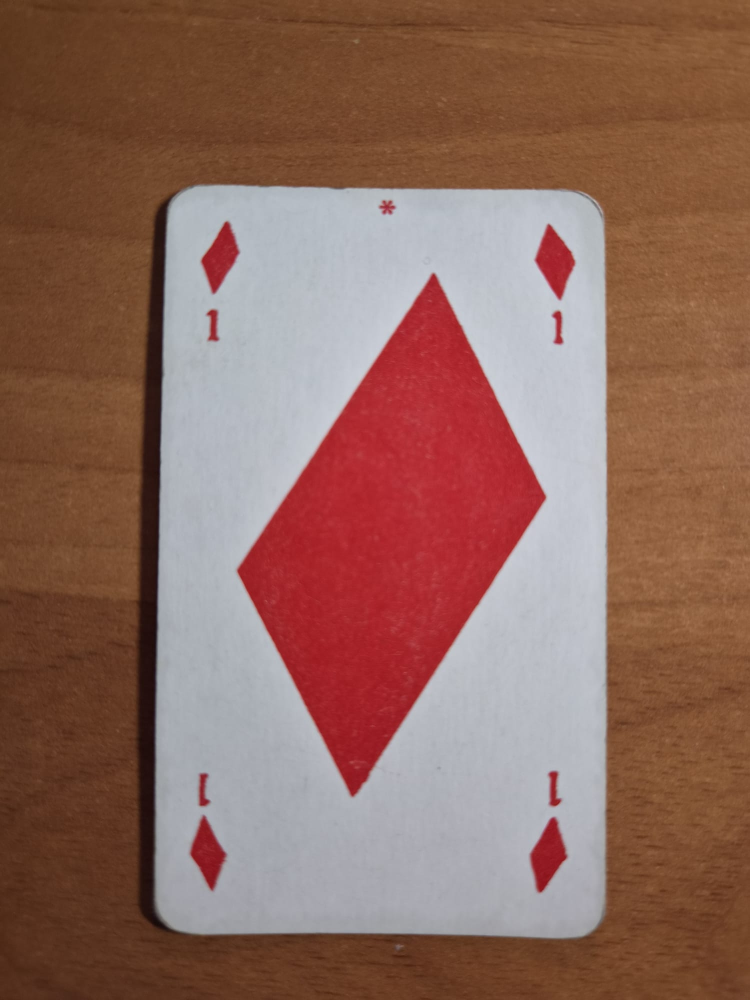
#> input picture carte_img/WhatsApp Image 2026-07-25 at 11.42.45 (1).jpeg, 1500 x 2000 px (shown at 1/2 size)
$ python vectorize_cards.py ../carte_img out
#> lines starting #> are read from the running program, lines starting #| are printed output that depends on the picture; after the words box and inside, x2 and y2 are one past the last pixel; in counts of white or black regions, pixels touching at a corner belong together
#!/usr/bin/env python3
"""Raddrizza fotografie di carte e le converte in SVG vettoriali a colori."""

from __future__ import annotations

import argparse
import csv
import html
import subprocess
import tempfile
import xml.etree.ElementTree as ET
from pathlib import Path

import cv2
import numpy as np


OUTPUT_WIDTH = 844
OUTPUT_HEIGHT = 1440
CARD_ASPECT_RATIO = OUTPUT_WIDTH / OUTPUT_HEIGHT
CORNER_RADIUS = 42


def order_corners(points: np.ndarray) -> np.ndarray:
    points = points.reshape(4, 2).astype(np.float32)
    ordered = np.zeros((4, 2), dtype=np.float32)
    sums = points.sum(axis=1)
    differences = np.diff(points, axis=1).reshape(-1)
    ordered[0] = points[np.argmin(sums)]
    ordered[2] = points[np.argmax(sums)]
    ordered[1] = points[np.argmin(differences)]
    ordered[3] = points[np.argmax(differences)]
    return ordered


def detect_card_corners(image: np.ndarray) -> np.ndarray:
    height, width = image.shape[:2]
    scale = min(1.0, 1100.0 / max(height, width))
    small = cv2.resize(image, None, fx=scale, fy=scale, interpolation=cv2.INTER_AREA)
    hsv = cv2.cvtColor(small, cv2.COLOR_BGR2HSV)

    # La carta è chiara e poco satura rispetto al tavolo di legno.
    mask = cv2.inRange(hsv, np.array([0, 0, 82]), np.array([180, 80, 255]))
    close_size = max(15, int(round(min(small.shape[:2]) * 0.025)) | 1)
    mask = cv2.morphologyEx(
        mask,
        cv2.MORPH_CLOSE,
        cv2.getStructuringElement(cv2.MORPH_ELLIPSE, (close_size, close_size)),
        iterations=2,
    )
    mask = cv2.morphologyEx(
        mask,
        cv2.MORPH_OPEN,
        cv2.getStructuringElement(cv2.MORPH_ELLIPSE, (7, 7)),
    )

    contours, _ = cv2.findContours(mask, cv2.RETR_EXTERNAL, cv2.CHAIN_APPROX_SIMPLE)
    image_area = small.shape[0] * small.shape[1]
    center = np.array([small.shape[1] / 2, small.shape[0] / 2])
    candidates: list[tuple[float, np.ndarray]] = []

    for contour in contours:
        area = cv2.contourArea(contour)
        ratio = area / image_area
        if ratio < 0.07 or ratio > 0.72:
            continue
        rotated = cv2.minAreaRect(contour)
        side_a, side_b = rotated[1]
        if min(side_a, side_b) < 1:
            continue
        aspect = max(side_a, side_b) / min(side_a, side_b)
        if not 1.25 <= aspect <= 2.15:
            continue
        rectangularity = area / (side_a * side_b)
        contour_center = np.array(rotated[0])
        center_penalty = np.linalg.norm(contour_center - center) / max(small.shape[:2])
        score = area * max(0.1, rectangularity) * max(0.2, 1.0 - center_penalty)
        candidates.append((score, contour))

    if not candidates:
        # Alcune immagini sono già un ritaglio quasi completo del dorso della carta.
        original_aspect = max(height, width) / min(height, width)
        if 1.45 <= original_aspect <= 2.05:
            inset_x = width * 0.004
            inset_y = height * 0.004
            return np.array(
                [
                    [inset_x, inset_y],
                    [width - 1 - inset_x, inset_y],
                    [width - 1 - inset_x, height - 1 - inset_y],
                    [inset_x, height - 1 - inset_y],
                ],
                dtype=np.float32,
            )
        raise RuntimeError("contorno della carta non riconosciuto")

    contour = max(candidates, key=lambda item: item[0])[1]
    hull = cv2.convexHull(contour)
    perimeter = cv2.arcLength(hull, True)
    polygon = cv2.approxPolyDP(hull, 0.018 * perimeter, True)
    if len(polygon) == 4:
        corners = polygon.reshape(4, 2).astype(np.float32)
    else:
        corners = cv2.boxPoints(cv2.minAreaRect(contour)).astype(np.float32)

    ordered = order_corners(corners / scale)
    top_width = np.linalg.norm(ordered[1] - ordered[0])
    bottom_width = np.linalg.norm(ordered[2] - ordered[3])
    left_height = np.linalg.norm(ordered[3] - ordered[0])
    right_height = np.linalg.norm(ordered[2] - ordered[1])
    detected_ratio = ((top_width + bottom_width) / 2) / ((left_height + right_height) / 2)

    # Se il rilevamento ha incluso una striscia di tavolo, restringe solo i lati
    # usando il rapporto reale ricavato dalla mediana dell'intero mazzo.
    if detected_ratio > CARD_ASPECT_RATIO * 1.06:
        correction = CARD_ASPECT_RATIO / detected_ratio
        top_center = (ordered[0] + ordered[1]) / 2
        bottom_center = (ordered[3] + ordered[2]) / 2
        ordered[0] = top_center + (ordered[0] - top_center) * correction
        ordered[1] = top_center + (ordered[1] - top_center) * correction
        ordered[3] = bottom_center + (ordered[3] - bottom_center) * correction
        ordered[2] = bottom_center + (ordered[2] - bottom_center) * correction

    return ordered


def rectify_card(image: np.ndarray, corners: np.ndarray) -> np.ndarray:
    destination = np.array(
        [
            [0, 0],
            [OUTPUT_WIDTH - 1, 0],
            [OUTPUT_WIDTH - 1, OUTPUT_HEIGHT - 1],
            [0, OUTPUT_HEIGHT - 1],
        ],
        dtype=np.float32,
    )
    matrix = cv2.getPerspectiveTransform(corners, destination)
    rectified = cv2.warpPerspective(
        image,
        matrix,
        (OUTPUT_WIDTH, OUTPUT_HEIGHT),
        flags=cv2.INTER_CUBIC,
        borderMode=cv2.BORDER_REPLICATE,
    )
    return cv2.bilateralFilter(rectified, 7, 35, 35)


def border_pixels(image: np.ndarray, thickness: int = 24) -> np.ndarray:
    return np.concatenate(
        [
            image[:thickness].reshape(-1, 3),
            image[-thickness:].reshape(-1, 3),
            image[:, :thickness].reshape(-1, 3),
            image[:, -thickness:].reshape(-1, 3),
        ]
    )


def balance_front_card(image: np.ndarray) -> np.ndarray:
    border = border_pixels(image)
    border_hsv = cv2.cvtColor(border.reshape(-1, 1, 3), cv2.COLOR_BGR2HSV).reshape(-1, 3)
    if float(np.median(border_hsv[:, 1])) >= 48:
        return image

    channel_median = np.maximum(np.median(border, axis=0), 1)
    target = min(238.0, float(np.mean(channel_median)) * 1.12)
    gains = np.clip(target / channel_median, 0.88, 1.28)
    return np.clip(image.astype(np.float32) * gains.reshape(1, 1, 3), 0, 255).astype(np.uint8)


def canonical_color(bgr: np.ndarray) -> str:
    hue, saturation, value = cv2.cvtColor(np.uint8([[bgr]]), cv2.COLOR_BGR2HSV)[0, 0]
    hue, saturation, value = int(hue), int(saturation), int(value)
    if value < 102:
        return "#17181d"
    if saturation < 68 or (value > 168 and saturation < 112):
        return "#f8f8f5"
    if hue <= 9 or hue >= 171:
        return "#cf3545"
    if hue <= 39:
        return "#e5c51c"
    if hue <= 88:
        return "#17784b"
    if hue <= 133:
        return "#276aa5"
    if hue <= 170:
        return "#824d91"
    return "#17181d"


def quantize_card(image: np.ndarray, color_count: int = 10) -> tuple[np.ndarray, list[str]]:
    balanced = balance_front_card(image)
    sample = cv2.resize(
        balanced,
        (OUTPUT_WIDTH // 2, OUTPUT_HEIGHT // 2),
        interpolation=cv2.INTER_AREA,
    )
    pixels = sample.reshape((-1, 3)).astype(np.float32)
    criteria = (cv2.TERM_CRITERIA_EPS + cv2.TERM_CRITERIA_MAX_ITER, 45, 0.25)
    cv2.setRNGSeed(42)
    _, _, centers = cv2.kmeans(
        pixels,
        color_count,
        None,
        criteria,
        4,
        cv2.KMEANS_PP_CENTERS,
    )

    full = balanced.reshape((-1, 3)).astype(np.float32)
    raw_labels = np.empty(len(full), dtype=np.uint8)
    chunk_size = 80000
    for start in range(0, len(full), chunk_size):
        chunk = full[start : start + chunk_size]
        distances = ((chunk[:, None, :] - centers[None, :, :]) ** 2).sum(axis=2)
        raw_labels[start : start + chunk_size] = np.argmin(distances, axis=1)
    raw_labels = raw_labels.reshape((OUTPUT_HEIGHT, OUTPUT_WIDTH))

    hsv_image = cv2.cvtColor(balanced, cv2.COLOR_BGR2HSV)
    border = border_pixels(hsv_image)
    border_hue, border_saturation, _ = np.median(border, axis=0)
    if border_saturation > 60:
        background_color = canonical_color(
            cv2.cvtColor(
                np.uint8([[[int(border_hue), max(150, int(border_saturation)), 190]]]),
                cv2.COLOR_HSV2BGR,
            )[0, 0]
        )
        mapped_colors: list[str] = []
        for center in centers:
            center_hue = int(cv2.cvtColor(np.uint8([[center]]), cv2.COLOR_BGR2HSV)[0, 0, 0])
            hue_distance = min(abs(center_hue - border_hue), 180 - abs(center_hue - border_hue))
            mapped_colors.append(background_color if hue_distance <= 12 else "#f8f8f5")
    else:
        mapped_colors = [canonical_color(center.astype(np.uint8)) for center in centers]

    colors: list[str] = []
    color_to_index: dict[str, int] = {}
    labels = np.empty_like(raw_labels)
    for raw_index, color in enumerate(mapped_colors):
        if color not in color_to_index:
            color_to_index[color] = len(colors)
            colors.append(color)
        labels[raw_labels == raw_index] = color_to_index[color]
    return labels, colors


def trace_mask(mask: np.ndarray) -> tuple[str, list[str]]:
    if cv2.countNonZero(mask) < 5:
        return "", []
    with tempfile.TemporaryDirectory(prefix="taotl-potrace-") as directory:
        bitmap = Path(directory) / "mask.pbm"
        traced = Path(directory) / "trace.svg"
        if not cv2.imwrite(str(bitmap), mask):
            raise RuntimeError("impossibile creare la maschera temporanea")
        subprocess.run(
            [
                "potrace",
                str(bitmap),
                "--svg",
                "--invert",
                "--output",
                str(traced),
                "--turdsize",
                "1",
                "--alphamax",
                "1.15",
                "--opttolerance",
                "0.055",
                "--unit",
                "10",
            ],
            check=True,
            capture_output=True,
            text=True,
        )
        root = ET.parse(traced).getroot()
        namespace = {"svg": "http://www.w3.org/2000/svg"}
        group = root.find("svg:g", namespace)
        if group is None:
            return "", []
        paths = [
            path.attrib["d"]
            for path in group.findall("svg:path", namespace)
            if path.attrib.get("d")
        ]
        return group.attrib.get("transform", ""), paths


def vectorize(image: np.ndarray, source_name: str) -> str:
    labels, colors = quantize_card(image)
    counts = np.bincount(labels.reshape(-1), minlength=len(colors))
    background_index = int(np.argmax(counts))
    background = colors[background_index]
    layers: list[tuple[int, int, str, str, list[str]]] = []

    for color_index, color in enumerate(colors):
        if color_index == background_index:
            continue
        mask = np.where(labels == color_index, 255, 0).astype(np.uint8)
        mask = cv2.medianBlur(mask, 3)

        # Elimina eventuali strisce di tavolo rimaste fuori dal bordo della carta.
        component_count, component_labels, component_stats, _ = cv2.connectedComponentsWithStats(mask)
        for component_index in range(1, component_count):
            x, y, width, height, area = component_stats[component_index]
            spans_height = y <= 1 and y + height >= OUTPUT_HEIGHT - 1
            spans_width = x <= 1 and x + width >= OUTPUT_WIDTH - 1
            if area > OUTPUT_WIDTH * OUTPUT_HEIGHT * 0.01 and (spans_height or spans_width):
                mask[component_labels == component_index] = 0

        transform, paths = trace_mask(mask)
        if paths:
            red, green, blue = (int(color[index : index + 2], 16) for index in (1, 3, 5))
            luminance = int(0.2126 * red + 0.7152 * green + 0.0722 * blue)
            layers.append((cv2.countNonZero(mask), luminance, color, transform, paths))

    # Campiture grandi per prime, dettagli scuri per ultimi.
    layers.sort(key=lambda layer: (layer[1] < 92, -layer[0]))
    source = html.escape(source_name, quote=True)
    parts = [
        '<?xml version="1.0" encoding="UTF-8"?>',
        (
            f'<svg xmlns="http://www.w3.org/2000/svg" width="{OUTPUT_WIDTH}" '
            f'height="{OUTPUT_HEIGHT}" viewBox="0 0 {OUTPUT_WIDTH} {OUTPUT_HEIGHT}" '
            'role="img">'
        ),
        f"<title>{source}</title>",
        "<defs>",
        (
            f'<clipPath id="card"><rect width="{OUTPUT_WIDTH}" height="{OUTPUT_HEIGHT}" '
            f'rx="{CORNER_RADIUS}" ry="{CORNER_RADIUS}"/></clipPath>'
        ),
        "</defs>",
        f'<rect width="{OUTPUT_WIDTH}" height="{OUTPUT_HEIGHT}" rx="{CORNER_RADIUS}" fill="{background}"/>',
        '<g clip-path="url(#card)">',
    ]
    for _, _, color, transform, paths in layers:
        safe_transform = html.escape(transform, quote=True)
        parts.append(f'<g transform="{safe_transform}" fill="{color}" stroke="none">')
        parts.extend(f'<path d="{path}"/>' for path in paths)
        parts.append("</g>")
    parts.extend(
        [
            "</g>",
            (
                f'<rect x="1" y="1" width="{OUTPUT_WIDTH - 2}" height="{OUTPUT_HEIGHT - 2}" '
                f'rx="{CORNER_RADIUS}" fill="none" stroke="#d6d6d0" stroke-width="2"/>'
            ),
            "</svg>",
        ]
    )
    return "\n".join(parts) + "\n"


def convert_file(source: Path, destination: Path, debug_dir: Path | None) -> tuple[str, str]:
    image = cv2.imread(str(source), cv2.IMREAD_COLOR)
    if image is None:
        raise RuntimeError("file immagine non leggibile")
    corners = detect_card_corners(image)
    rectified = rectify_card(image, corners)
    destination.write_text(vectorize(rectified, source.name), encoding="utf-8")
    if debug_dir is not None:
        debug_dir.mkdir(parents=True, exist_ok=True)
        cv2.imwrite(str(debug_dir / f"{destination.stem}.png"), rectified)
    return source.name, destination.name


def main() -> int:
    parser = argparse.ArgumentParser()
    parser.add_argument("input_dir", type=Path)
    parser.add_argument("output_dir", type=Path)
    parser.add_argument("--limit", type=int)
    parser.add_argument("--debug-dir", type=Path)
    args = parser.parse_args()

    sources = sorted(
        path
        for path in args.input_dir.iterdir()
        if path.is_file() and path.suffix.lower() in {".jpg", ".jpeg", ".png"}
    )
    if args.limit is not None:
        sources = sources[: args.limit]
    if not sources:
        raise SystemExit("Nessuna immagine trovata.")

    args.output_dir.mkdir(parents=True, exist_ok=True)
    converted: list[tuple[str, str]] = []
    errors: list[tuple[str, str]] = []
    for index, source in enumerate(sources, start=1):
        destination = args.output_dir / f"{source.stem}.svg"
        try:
            converted.append(convert_file(source, destination, args.debug_dir))
#> in convert_file, image is the input picture: shape (2000, 1500, 3); mean B, G, R 93.1, 104.9, 142.5
#> in detect_card_corners, `small = cv2.resize(image, None, fx=scale, fy=scale, interpolation=cv2...`:
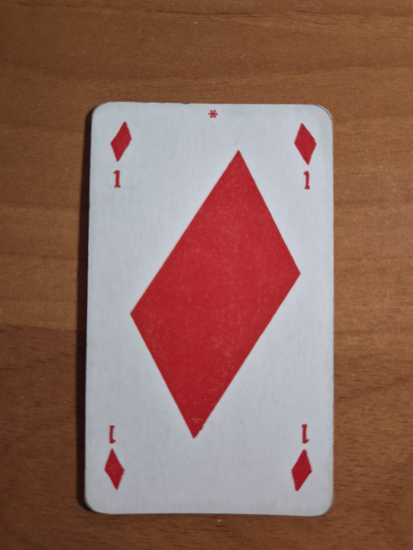
#> small: shape (1100, 825, 3) (shown at 1/2 size); mean B, G, R 93.1, 104.9, 142.5
#> in detect_card_corners, `mask = cv2.inRange(hsv, np.array([0, 0, 82]), np.array([180, 80, 255]))`:
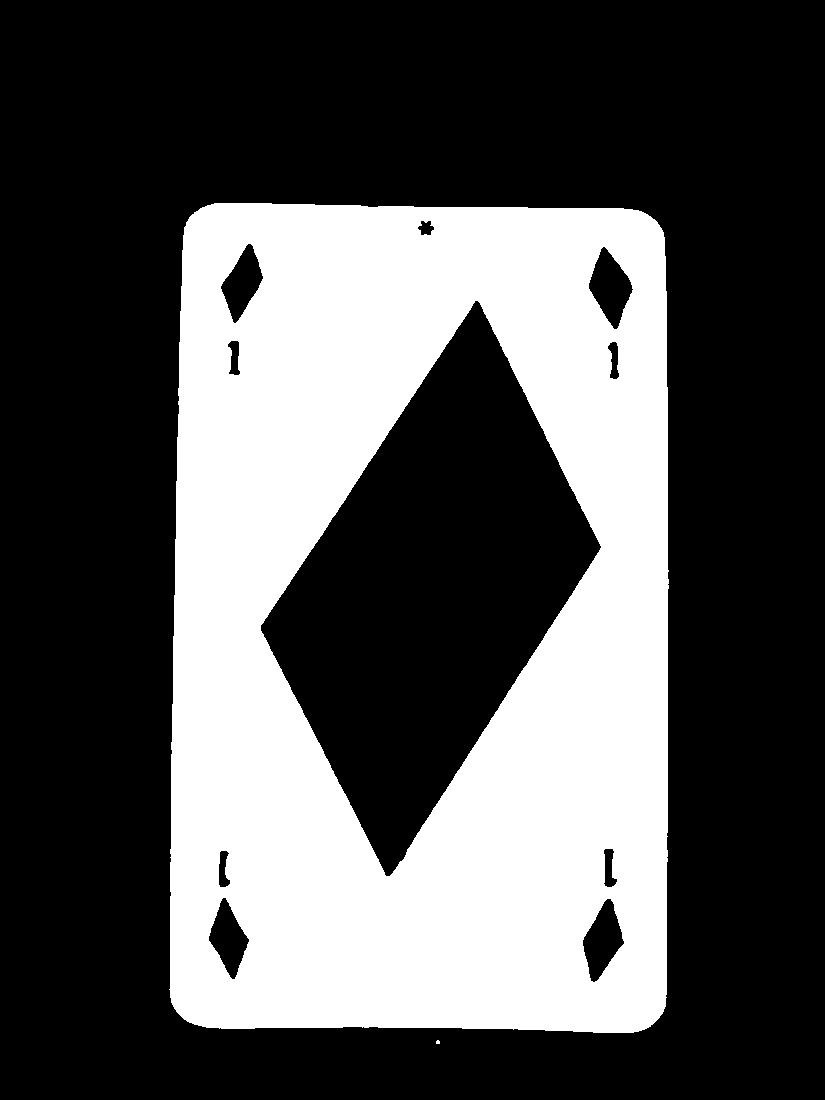
#> mask: shape (1100, 825); 33.1% white; 2 white regions (1 under 20 px), largest, box (x1, y1, x2, y2) and area: (169, 203, 669, 1033) 300459
#> in detect_card_corners, `mask = cv2.morphologyEx( mask, cv2.MORPH_CLOSE, cv2.getStructuringElem..`:
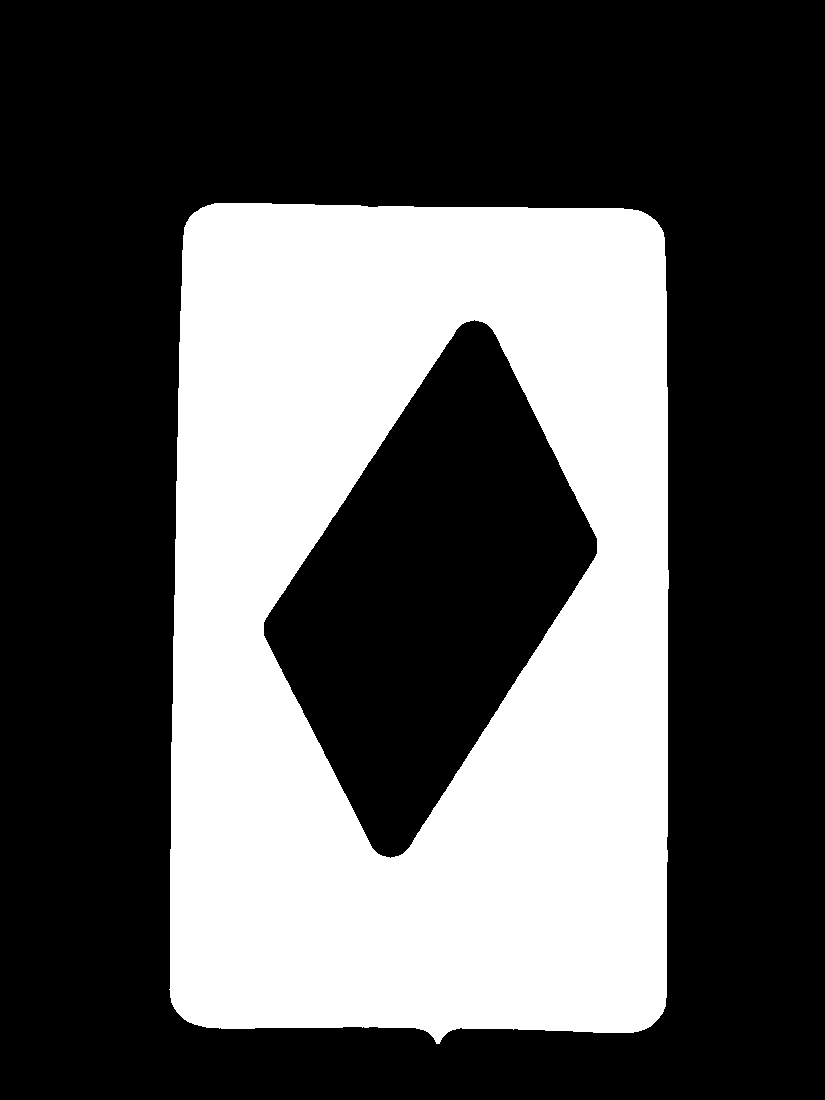
#> mask: shape (1100, 825); 34.2% white; 1 white region, box (x1, y1, x2, y2) and area: (169, 203, 669, 1044) 310131
#> in detect_card_corners, `contours, _ = cv2.findContours(mask, cv2.RETR_EXTERNAL, cv2.CHAIN_APPR..`: contours = 1 contour; box (x1, y1, x2, y2) and area: (170, 203, 669, 1042) 403410
#> the loop in detect_card_corners, `for contour in contours:` made 1 pass
#> (area, ratio, rotated, side_a, side_b, aspect, rectangularity, center_penalty) on pass 1: (403410, 0.445, ((420.2, 622.5), (836.8, 497.1), -89.58), 836.8, 497.1, 1.68, 0.97, 0.0663)
#> after the loop in detect_card_corners, `for contour in contours:`: candidates = 1 item
#> in detect_card_corners, `contour = max(candidates, key=lambda item: item[0])[1]`: contour = contour of 217 points, box (x1, y1, x2, y2) (170, 203, 669, 1042), area 403410
#> in detect_card_corners, `hull = cv2.convexHull(contour)`: hull = contour of 56 points, box (x1, y1, x2, y2) (170, 203, 669, 1042), area 407327
#> in detect_card_corners, `perimeter = cv2.arcLength(hull, True)`: perimeter = 2564.8
#> in detect_card_corners, `polygon = cv2.approxPolyDP(hull, 0.018 * perimeter, True)`: polygon = [[200, 208], [661, 228], [650, 1026], [174, 1008]]
#> in order_corners, `points = points.reshape(4, 2).astype(np.float32)`: points = [[363.6, 378.2], [1201.8, 414.5], [1181.8, 1865.5], [316.4, 1832.7]]
#> in order_corners, `sums = points.sum(axis=1)`: sums = [741.8, 1616.4, 3047.3, 2149.1]
#> in order_corners, `differences = np.diff(points, axis=1).reshape(-1)`: differences = [14.55, -787.3, 683.6, 1516.4]
#> in detect_card_corners, `ordered = order_corners(corners / scale)`: ordered has the same summary as points in order_corners
#> in detect_card_corners, `top_width = np.linalg.norm(ordered[1] - ordered[0])`: top_width = 839
#> in detect_card_corners, `bottom_width = np.linalg.norm(ordered[2] - ordered[3])`: bottom_width = 866.1
#> in detect_card_corners, `left_height = np.linalg.norm(ordered[3] - ordered[0])`: left_height = 1455.3
#> in detect_card_corners, `right_height = np.linalg.norm(ordered[2] - ordered[1])`: right_height = 1451
#> in detect_card_corners, `detected_ratio = ((top_width + bottom_width) / 2) / ((left_height + ri..`: detected_ratio = 0.587
#> in convert_file, `corners = detect_card_corners(image)`: corners has the same summary as points in order_corners
#> in rectify_card, `matrix = cv2.getPerspectiveTransform(corners, destination)`: matrix = [[1.01, 0.0328, -378.9], [-0.0445, 1.03, -372.1], [-4.82e-06, 2.23e-05, 1]]
#> in rectify_card, `rectified = cv2.warpPerspective( image, matrix, (OUTPUT_WIDTH, OUTPUT_..`:
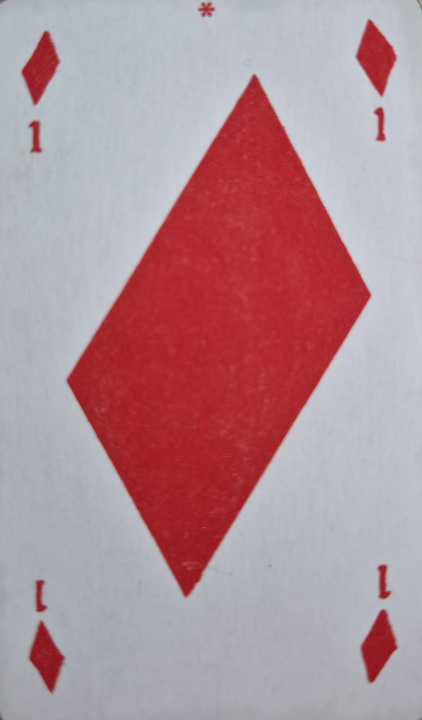
#> rectified: shape (1440, 844, 3) (shown at 1/2 size); mean B, G, R 151.2, 144, 177.6
#> (the rest of the program and of its run is left out)
